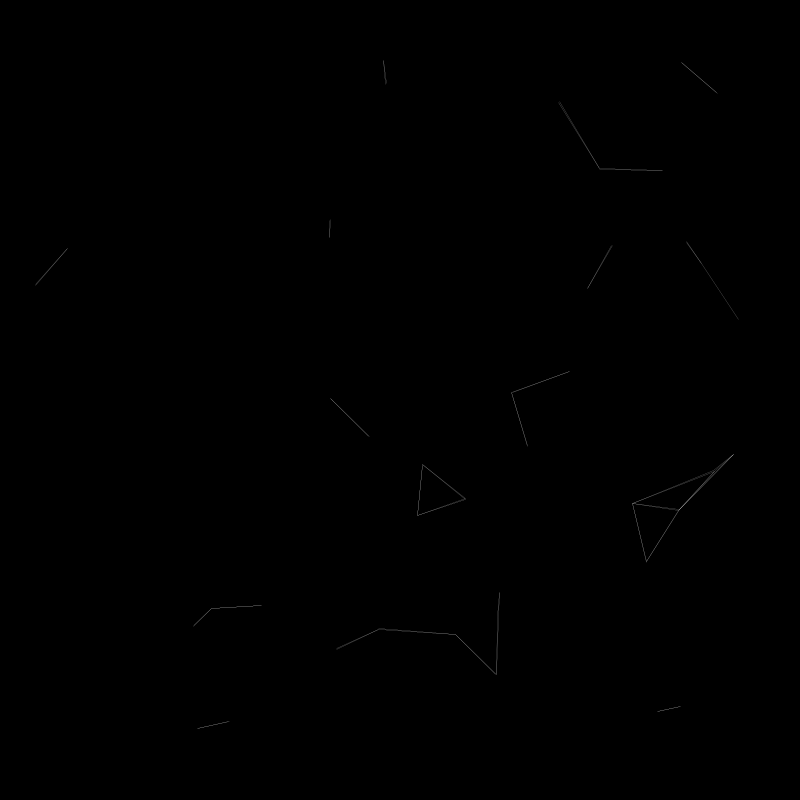
Frame 1 (no input)
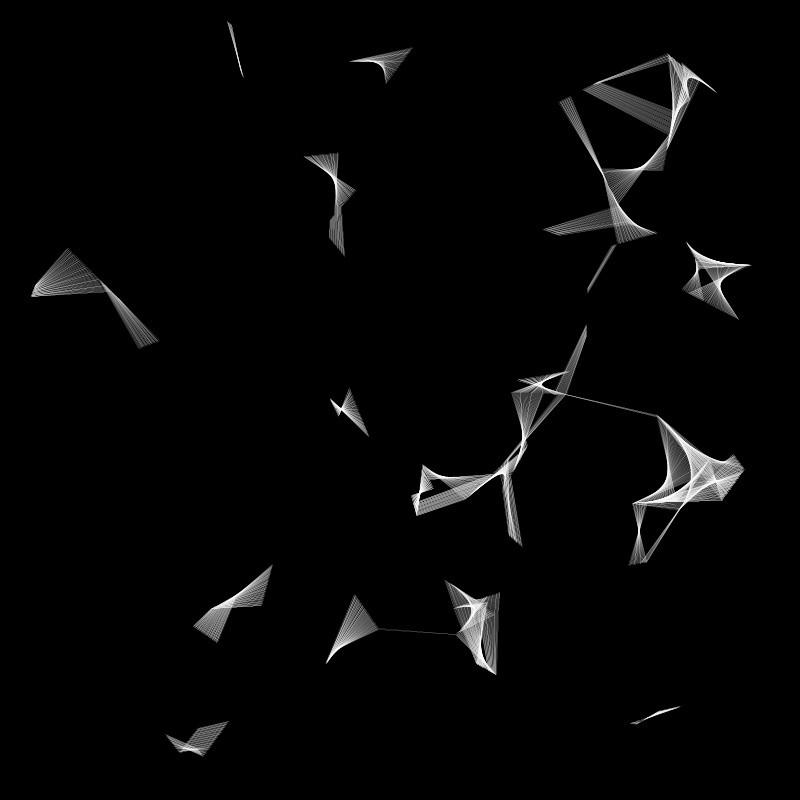
Frame 60 (the mouse pressed at the canvas centre just before this capture)
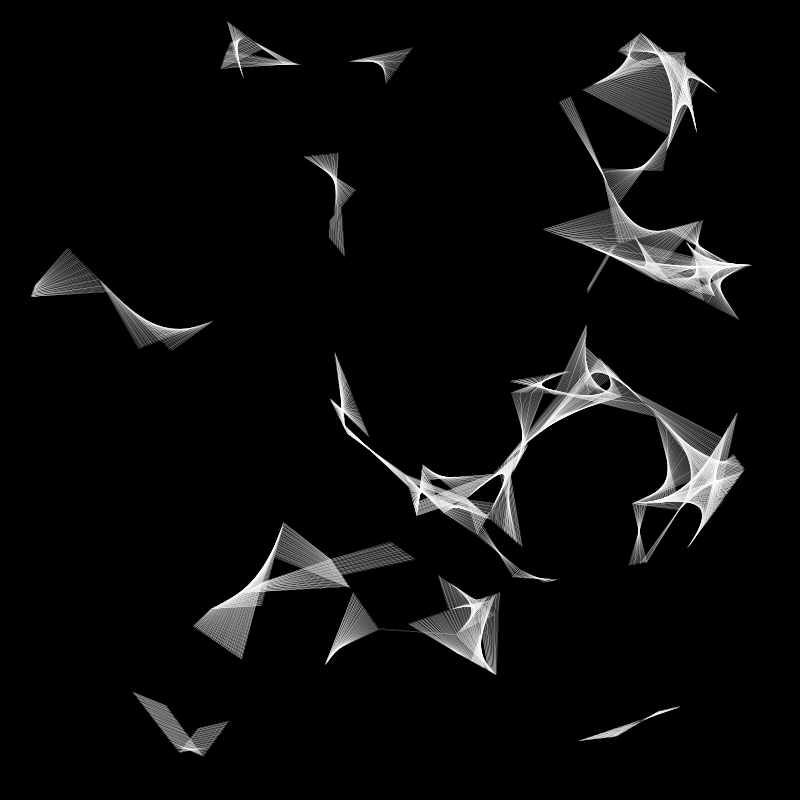
Frame 120 (the mouse held since frame 60 and released just before this capture)

The Processing sketch that drew these frames (run headless with seeded random() and noise(); from frame 60 on, the mouse is pressed at the canvas centre):

// Processing sketch: processing_151536
// ── processing_151536.pde

Element [] elements;
int nbeElements;
void setup(){
  size(800,800);
  nbeElements=50;
  elements= new Element[nbeElements];
  ellipseMode(CENTER);
  background(0);
  for(int i=0;i<nbeElements;i++){
    elements[i]=new Element(i);    
  }
}
void draw(){
  //background(0);
  for(int i=0;i<nbeElements;i++){
    elements[i].run();    
  }
}
class Element {
  PVector pos;
  PVector speed;
  float maxspeed;
  int index;
  float mindia,maxdia,dia,col;

  Element(int index) {
    this.index=index;
    mindia=30;
    maxdia=120;
    dia=random(mindia, maxdia);
    pos=new PVector(dia/2+random(width-dia),dia/2+random(height-dia));
    maxspeed=1;
    speed=new PVector(random(-maxspeed,maxspeed), random(-maxspeed, maxspeed));   
    if(index%2==0)col=color(255,0,0,20);
   else col=color(255,25); 
  }
  void testBoundary() {
    if (pos.x>=width-dia/2||pos.x<=dia/2)speed.x=-speed.x;
    if (pos.y>=height-dia/2||pos.y<=dia/2)speed.y=-speed.y;
  }
  void testCollision() {
    stroke(col);
    strokeWeight(.1);
    for(int i=0;i<nbeElements;i++){
      Element myElement=elements[i];
      if(i!=index){
        if(dist(myElement.pos.x,myElement.pos.y,pos.x,pos.y)<dia/2+myElement.dia/2){        
          line(myElement.pos.x,myElement.pos.y,pos.x,pos.y);
        }
      }
    }
  }
  void run() {
    testBoundary();
    testCollision();
    pos.add(speed);
    //display();
  }

  void display() {
    noFill();
    stroke(0,128,0, 5);
    strokeWeight(.1);
    ellipse(pos.x, pos.y, dia, dia);
  }
}
